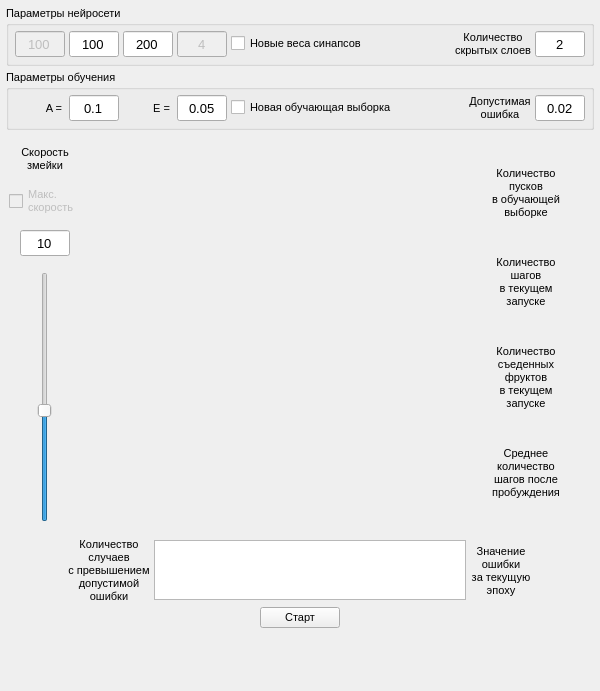
<?xml version="1.0" encoding="UTF-8"?>
<ui version="4.0">
 <class>MainWindow</class>
 <widget class="QMainWindow" name="MainWindow">
  <property name="geometry">
   <rect>
    <x>0</x>
    <y>0</y>
    <width>600</width>
    <height>691</height>
   </rect>
  </property>
  <property name="sizePolicy">
   <sizepolicy hsizetype="Minimum" vsizetype="Minimum">
    <horstretch>0</horstretch>
    <verstretch>0</verstretch>
   </sizepolicy>
  </property>
  <property name="minimumSize">
   <size>
    <width>600</width>
    <height>691</height>
   </size>
  </property>
  <property name="maximumSize">
   <size>
    <width>600</width>
    <height>691</height>
   </size>
  </property>
  <property name="font">
   <font>
    <pointsize>8</pointsize>
    <weight>50</weight>
    <bold>false</bold>
   </font>
  </property>
  <property name="windowTitle">
   <string>smartSnake</string>
  </property>
  <widget class="QWidget" name="centralwidget">
   <property name="sizePolicy">
    <sizepolicy hsizetype="Minimum" vsizetype="Minimum">
     <horstretch>0</horstretch>
     <verstretch>0</verstretch>
    </sizepolicy>
   </property>
   <property name="minimumSize">
    <size>
     <width>600</width>
     <height>650</height>
    </size>
   </property>
   <property name="maximumSize">
    <size>
     <width>600</width>
     <height>650</height>
    </size>
   </property>
   <layout class="QVBoxLayout" name="verticalLayout_4">
    <item>
     <widget class="QGroupBox" name="gBoxNN">
      <property name="enabled">
       <bool>true</bool>
      </property>
      <property name="sizePolicy">
       <sizepolicy hsizetype="Fixed" vsizetype="Fixed">
        <horstretch>0</horstretch>
        <verstretch>0</verstretch>
       </sizepolicy>
      </property>
      <property name="minimumSize">
       <size>
        <width>0</width>
        <height>55</height>
       </size>
      </property>
      <property name="maximumSize">
       <size>
        <width>1000</width>
        <height>80</height>
       </size>
      </property>
      <property name="font">
       <font>
        <pointsize>8</pointsize>
        <weight>50</weight>
        <bold>false</bold>
       </font>
      </property>
      <property name="toolTip">
       <string>Neural net parameters</string>
      </property>
      <property name="title">
       <string>Параметры нейросети</string>
      </property>
      <property name="alignment">
       <set>Qt::AlignLeading|Qt::AlignLeft|Qt::AlignTop</set>
      </property>
      <layout class="QHBoxLayout" name="horizontalLayout_3">
       <item>
        <widget class="QLineEdit" name="leNumInputNN">
         <property name="enabled">
          <bool>false</bool>
         </property>
         <property name="sizePolicy">
          <sizepolicy hsizetype="Expanding" vsizetype="Fixed">
           <horstretch>0</horstretch>
           <verstretch>0</verstretch>
          </sizepolicy>
         </property>
         <property name="minimumSize">
          <size>
           <width>50</width>
           <height>26</height>
          </size>
         </property>
         <property name="maximumSize">
          <size>
           <width>50</width>
           <height>26</height>
          </size>
         </property>
         <property name="sizeIncrement">
          <size>
           <width>0</width>
           <height>0</height>
          </size>
         </property>
         <property name="baseSize">
          <size>
           <width>0</width>
           <height>0</height>
          </size>
         </property>
         <property name="font">
          <font>
           <pointsize>10</pointsize>
           <weight>50</weight>
           <bold>false</bold>
          </font>
         </property>
         <property name="toolTip">
          <string>Count of inputs neural net (equal to the number of cells on the screen)</string>
         </property>
         <property name="text">
          <string>100</string>
         </property>
         <property name="alignment">
          <set>Qt::AlignCenter</set>
         </property>
         <property name="readOnly">
          <bool>false</bool>
         </property>
        </widget>
       </item>
       <item>
        <widget class="QLineEdit" name="leNum1HiddenNN">
         <property name="minimumSize">
          <size>
           <width>50</width>
           <height>26</height>
          </size>
         </property>
         <property name="maximumSize">
          <size>
           <width>50</width>
           <height>26</height>
          </size>
         </property>
         <property name="font">
          <font>
           <pointsize>10</pointsize>
           <weight>50</weight>
           <bold>false</bold>
          </font>
         </property>
         <property name="toolTip">
          <string>Count of neurons in the first hidden layer</string>
         </property>
         <property name="text">
          <string>100</string>
         </property>
         <property name="alignment">
          <set>Qt::AlignCenter</set>
         </property>
        </widget>
       </item>
       <item>
        <widget class="QLineEdit" name="leNum2HiddenNN">
         <property name="minimumSize">
          <size>
           <width>50</width>
           <height>26</height>
          </size>
         </property>
         <property name="maximumSize">
          <size>
           <width>50</width>
           <height>26</height>
          </size>
         </property>
         <property name="font">
          <font>
           <pointsize>10</pointsize>
           <weight>50</weight>
           <bold>false</bold>
          </font>
         </property>
         <property name="toolTip">
          <string>Count of neurons in the second hidden layer</string>
         </property>
         <property name="text">
          <string>200</string>
         </property>
         <property name="alignment">
          <set>Qt::AlignCenter</set>
         </property>
        </widget>
       </item>
       <item>
        <widget class="QLineEdit" name="leNumOutputNN">
         <property name="enabled">
          <bool>false</bool>
         </property>
         <property name="minimumSize">
          <size>
           <width>50</width>
           <height>26</height>
          </size>
         </property>
         <property name="maximumSize">
          <size>
           <width>50</width>
           <height>26</height>
          </size>
         </property>
         <property name="font">
          <font>
           <pointsize>10</pointsize>
           <weight>50</weight>
           <bold>false</bold>
          </font>
         </property>
         <property name="toolTip">
          <string>Count of outputs neural net (equal to the number of possible directions: right, left, up, down)</string>
         </property>
         <property name="text">
          <string>4</string>
         </property>
         <property name="alignment">
          <set>Qt::AlignCenter</set>
         </property>
        </widget>
       </item>
       <item>
        <widget class="QCheckBox" name="cbNewWeights">
         <property name="minimumSize">
          <size>
           <width>0</width>
           <height>15</height>
          </size>
         </property>
         <property name="maximumSize">
          <size>
           <width>16666</width>
           <height>15</height>
          </size>
         </property>
         <property name="toolTip">
          <string>Do need to assign new random weights to synapses</string>
         </property>
         <property name="text">
          <string>Новые веса синапсов</string>
         </property>
        </widget>
       </item>
       <item alignment="Qt::AlignRight">
        <widget class="QLabel" name="lblAcceptError_2">
         <property name="sizePolicy">
          <sizepolicy hsizetype="Minimum" vsizetype="Minimum">
           <horstretch>0</horstretch>
           <verstretch>0</verstretch>
          </sizepolicy>
         </property>
         <property name="minimumSize">
          <size>
           <width>0</width>
           <height>26</height>
          </size>
         </property>
         <property name="maximumSize">
          <size>
           <width>1000</width>
           <height>26</height>
          </size>
         </property>
         <property name="font">
          <font>
           <pointsize>8</pointsize>
          </font>
         </property>
         <property name="contextMenuPolicy">
          <enum>Qt::DefaultContextMenu</enum>
         </property>
         <property name="toolTip">
          <string>Acceptable error</string>
         </property>
         <property name="text">
          <string>Количество
скрытых слоев</string>
         </property>
         <property name="textFormat">
          <enum>Qt::AutoText</enum>
         </property>
         <property name="scaledContents">
          <bool>false</bool>
         </property>
         <property name="alignment">
          <set>Qt::AlignCenter</set>
         </property>
         <property name="wordWrap">
          <bool>false</bool>
         </property>
         <property name="margin">
          <number>0</number>
         </property>
         <property name="indent">
          <number>-1</number>
         </property>
         <property name="openExternalLinks">
          <bool>false</bool>
         </property>
         <property name="textInteractionFlags">
          <set>Qt::LinksAccessibleByMouse</set>
         </property>
        </widget>
       </item>
       <item>
        <widget class="QLineEdit" name="leNum2HiddenNN_2">
         <property name="minimumSize">
          <size>
           <width>50</width>
           <height>26</height>
          </size>
         </property>
         <property name="maximumSize">
          <size>
           <width>50</width>
           <height>26</height>
          </size>
         </property>
         <property name="font">
          <font>
           <pointsize>10</pointsize>
           <weight>50</weight>
           <bold>false</bold>
          </font>
         </property>
         <property name="toolTip">
          <string>The number of neurons in the third and subsequent hidden layers is equal to the number of neurons in the second hidden layer</string>
         </property>
         <property name="text">
          <string>2</string>
         </property>
         <property name="alignment">
          <set>Qt::AlignCenter</set>
         </property>
        </widget>
       </item>
      </layout>
     </widget>
    </item>
    <item>
     <widget class="QGroupBox" name="gbTrainingSet">
      <property name="minimumSize">
       <size>
        <width>0</width>
        <height>55</height>
       </size>
      </property>
      <property name="maximumSize">
       <size>
        <width>1000</width>
        <height>80</height>
       </size>
      </property>
      <property name="title">
       <string>Параметры обучения</string>
      </property>
      <layout class="QHBoxLayout" name="horizontalLayout_5">
       <item>
        <widget class="QLabel" name="lblA">
         <property name="sizePolicy">
          <sizepolicy hsizetype="Minimum" vsizetype="Minimum">
           <horstretch>0</horstretch>
           <verstretch>0</verstretch>
          </sizepolicy>
         </property>
         <property name="minimumSize">
          <size>
           <width>50</width>
           <height>26</height>
          </size>
         </property>
         <property name="maximumSize">
          <size>
           <width>50</width>
           <height>26</height>
          </size>
         </property>
         <property name="toolTip">
          <string>The learning rate of the neural network</string>
         </property>
         <property name="text">
          <string>A = </string>
         </property>
         <property name="alignment">
          <set>Qt::AlignRight|Qt::AlignTrailing|Qt::AlignVCenter</set>
         </property>
        </widget>
       </item>
       <item>
        <widget class="QLineEdit" name="leA">
         <property name="sizePolicy">
          <sizepolicy hsizetype="Preferred" vsizetype="Fixed">
           <horstretch>0</horstretch>
           <verstretch>0</verstretch>
          </sizepolicy>
         </property>
         <property name="minimumSize">
          <size>
           <width>50</width>
           <height>26</height>
          </size>
         </property>
         <property name="maximumSize">
          <size>
           <width>50</width>
           <height>26</height>
          </size>
         </property>
         <property name="font">
          <font>
           <pointsize>10</pointsize>
           <weight>50</weight>
           <bold>false</bold>
          </font>
         </property>
         <property name="toolTip">
          <string>The learning rate of the neural network</string>
         </property>
         <property name="text">
          <string>0.1</string>
         </property>
         <property name="alignment">
          <set>Qt::AlignCenter</set>
         </property>
        </widget>
       </item>
       <item>
        <widget class="QLabel" name="lblE">
         <property name="minimumSize">
          <size>
           <width>50</width>
           <height>26</height>
          </size>
         </property>
         <property name="maximumSize">
          <size>
           <width>50</width>
           <height>26</height>
          </size>
         </property>
         <property name="toolTip">
          <string>The learning moment of the neural network</string>
         </property>
         <property name="text">
          <string>E = </string>
         </property>
         <property name="alignment">
          <set>Qt::AlignRight|Qt::AlignTrailing|Qt::AlignVCenter</set>
         </property>
        </widget>
       </item>
       <item>
        <widget class="QLineEdit" name="leE">
         <property name="sizePolicy">
          <sizepolicy hsizetype="Preferred" vsizetype="Fixed">
           <horstretch>0</horstretch>
           <verstretch>0</verstretch>
          </sizepolicy>
         </property>
         <property name="minimumSize">
          <size>
           <width>50</width>
           <height>26</height>
          </size>
         </property>
         <property name="maximumSize">
          <size>
           <width>50</width>
           <height>26</height>
          </size>
         </property>
         <property name="font">
          <font>
           <pointsize>10</pointsize>
           <weight>50</weight>
           <bold>false</bold>
          </font>
         </property>
         <property name="toolTip">
          <string>The learning moment of the neural network</string>
         </property>
         <property name="text">
          <string>0.05</string>
         </property>
         <property name="alignment">
          <set>Qt::AlignCenter</set>
         </property>
        </widget>
       </item>
       <item>
        <widget class="QCheckBox" name="cbNewTrainingData">
         <property name="minimumSize">
          <size>
           <width>0</width>
           <height>15</height>
          </size>
         </property>
         <property name="maximumSize">
          <size>
           <width>16666</width>
           <height>15</height>
          </size>
         </property>
         <property name="toolTip">
          <string>&lt;html&gt;&lt;head/&gt;&lt;body&gt;&lt;p&gt;Do need to assign new training data for neural network training (the existing training set is deleted)&lt;/p&gt;&lt;/body&gt;&lt;/html&gt;</string>
         </property>
         <property name="text">
          <string>Новая обучающая выборка</string>
         </property>
        </widget>
       </item>
       <item alignment="Qt::AlignRight">
        <widget class="QLabel" name="lblAcceptError">
         <property name="sizePolicy">
          <sizepolicy hsizetype="Minimum" vsizetype="Minimum">
           <horstretch>0</horstretch>
           <verstretch>0</verstretch>
          </sizepolicy>
         </property>
         <property name="minimumSize">
          <size>
           <width>0</width>
           <height>26</height>
          </size>
         </property>
         <property name="maximumSize">
          <size>
           <width>36667</width>
           <height>26</height>
          </size>
         </property>
         <property name="contextMenuPolicy">
          <enum>Qt::DefaultContextMenu</enum>
         </property>
         <property name="toolTip">
          <string>Acceptable error</string>
         </property>
         <property name="text">
          <string>Допустимая
ошибка</string>
         </property>
         <property name="textFormat">
          <enum>Qt::AutoText</enum>
         </property>
         <property name="scaledContents">
          <bool>false</bool>
         </property>
         <property name="alignment">
          <set>Qt::AlignCenter</set>
         </property>
         <property name="wordWrap">
          <bool>false</bool>
         </property>
         <property name="margin">
          <number>0</number>
         </property>
         <property name="indent">
          <number>-1</number>
         </property>
         <property name="openExternalLinks">
          <bool>false</bool>
         </property>
         <property name="textInteractionFlags">
          <set>Qt::LinksAccessibleByMouse</set>
         </property>
        </widget>
       </item>
       <item>
        <widget class="QLineEdit" name="leAcceptError">
         <property name="sizePolicy">
          <sizepolicy hsizetype="Preferred" vsizetype="Fixed">
           <horstretch>0</horstretch>
           <verstretch>0</verstretch>
          </sizepolicy>
         </property>
         <property name="minimumSize">
          <size>
           <width>50</width>
           <height>26</height>
          </size>
         </property>
         <property name="maximumSize">
          <size>
           <width>50</width>
           <height>26</height>
          </size>
         </property>
         <property name="font">
          <font>
           <pointsize>10</pointsize>
           <weight>50</weight>
           <bold>false</bold>
          </font>
         </property>
         <property name="text">
          <string>0.02</string>
         </property>
         <property name="alignment">
          <set>Qt::AlignCenter</set>
         </property>
        </widget>
       </item>
      </layout>
     </widget>
    </item>
    <item>
     <layout class="QHBoxLayout" name="horizontalLayout_7">
      <item>
       <layout class="QVBoxLayout" name="verticalLayout_2" stretch="1,1,1,1">
        <item alignment="Qt::AlignHCenter">
         <widget class="QLabel" name="lblSnakeSpeed">
          <property name="sizePolicy">
           <sizepolicy hsizetype="Minimum" vsizetype="Minimum">
            <horstretch>0</horstretch>
            <verstretch>0</verstretch>
           </sizepolicy>
          </property>
          <property name="minimumSize">
           <size>
            <width>0</width>
            <height>26</height>
           </size>
          </property>
          <property name="maximumSize">
           <size>
            <width>36667</width>
            <height>26</height>
           </size>
          </property>
          <property name="contextMenuPolicy">
           <enum>Qt::DefaultContextMenu</enum>
          </property>
          <property name="toolTip">
           <string>Snake speed in steps per second</string>
          </property>
          <property name="text">
           <string>Скорость
змейки</string>
          </property>
          <property name="textFormat">
           <enum>Qt::AutoText</enum>
          </property>
          <property name="scaledContents">
           <bool>false</bool>
          </property>
          <property name="alignment">
           <set>Qt::AlignCenter</set>
          </property>
          <property name="wordWrap">
           <bool>false</bool>
          </property>
          <property name="margin">
           <number>0</number>
          </property>
          <property name="indent">
           <number>-1</number>
          </property>
          <property name="openExternalLinks">
           <bool>false</bool>
          </property>
          <property name="textInteractionFlags">
           <set>Qt::LinksAccessibleByMouse</set>
          </property>
         </widget>
        </item>
        <item alignment="Qt::AlignHCenter">
         <widget class="QCheckBox" name="cbSnakeSpeed">
          <property name="enabled">
           <bool>false</bool>
          </property>
          <property name="sizePolicy">
           <sizepolicy hsizetype="Minimum" vsizetype="Minimum">
            <horstretch>0</horstretch>
            <verstretch>0</verstretch>
           </sizepolicy>
          </property>
          <property name="maximumSize">
           <size>
            <width>16777215</width>
            <height>26</height>
           </size>
          </property>
          <property name="text">
           <string>Макс.
скорость</string>
          </property>
         </widget>
        </item>
        <item alignment="Qt::AlignHCenter">
         <widget class="QLineEdit" name="leSnakeSpeed">
          <property name="sizePolicy">
           <sizepolicy hsizetype="Minimum" vsizetype="Minimum">
            <horstretch>0</horstretch>
            <verstretch>0</verstretch>
           </sizepolicy>
          </property>
          <property name="minimumSize">
           <size>
            <width>50</width>
            <height>26</height>
           </size>
          </property>
          <property name="maximumSize">
           <size>
            <width>50</width>
            <height>26</height>
           </size>
          </property>
          <property name="font">
           <font>
            <pointsize>10</pointsize>
            <weight>50</weight>
            <bold>false</bold>
           </font>
          </property>
          <property name="toolTip">
           <string>Snake speed in steps per second</string>
          </property>
          <property name="text">
           <string>10</string>
          </property>
          <property name="alignment">
           <set>Qt::AlignCenter</set>
          </property>
         </widget>
        </item>
        <item alignment="Qt::AlignHCenter">
         <widget class="QSlider" name="sldSnakeSpeed">
          <property name="sizePolicy">
           <sizepolicy hsizetype="Minimum" vsizetype="Maximum">
            <horstretch>0</horstretch>
            <verstretch>0</verstretch>
           </sizepolicy>
          </property>
          <property name="minimumSize">
           <size>
            <width>0</width>
            <height>0</height>
           </size>
          </property>
          <property name="maximumSize">
           <size>
            <width>30</width>
            <height>250</height>
           </size>
          </property>
          <property name="minimum">
           <number>2</number>
          </property>
          <property name="maximum">
           <number>20</number>
          </property>
          <property name="pageStep">
           <number>1</number>
          </property>
          <property name="value">
           <number>10</number>
          </property>
          <property name="orientation">
           <enum>Qt::Vertical</enum>
          </property>
         </widget>
        </item>
       </layout>
      </item>
      <item>
       <widget class="Snake" name="snake" native="true">
        <property name="minimumSize">
         <size>
          <width>400</width>
          <height>400</height>
         </size>
        </property>
        <property name="maximumSize">
         <size>
          <width>400</width>
          <height>400</height>
         </size>
        </property>
       </widget>
      </item>
      <item>
       <layout class="QVBoxLayout" name="verticalLayout_7">
        <property name="spacing">
         <number>4</number>
        </property>
        <item>
         <layout class="QHBoxLayout" name="horizontalLayout">
          <item>
           <widget class="QLabel" name="lblCountOfSetsTitle">
            <property name="sizePolicy">
             <sizepolicy hsizetype="Preferred" vsizetype="Preferred">
              <horstretch>0</horstretch>
              <verstretch>0</verstretch>
             </sizepolicy>
            </property>
            <property name="minimumSize">
             <size>
              <width>0</width>
              <height>0</height>
             </size>
            </property>
            <property name="maximumSize">
             <size>
              <width>16777215</width>
              <height>100</height>
             </size>
            </property>
            <property name="toolTip">
             <string>Count of runs contained in the training set</string>
            </property>
            <property name="text">
             <string>Количество
пусков
в обучающей
выборке</string>
            </property>
            <property name="alignment">
             <set>Qt::AlignCenter</set>
            </property>
           </widget>
          </item>
          <item>
           <widget class="QLabel" name="lblCountOfSets">
            <property name="minimumSize">
             <size>
              <width>30</width>
              <height>15</height>
             </size>
            </property>
            <property name="maximumSize">
             <size>
              <width>30</width>
              <height>20</height>
             </size>
            </property>
            <property name="toolTip">
             <string>Count of runs contained in the training set</string>
            </property>
            <property name="text">
             <string/>
            </property>
            <property name="alignment">
             <set>Qt::AlignCenter</set>
            </property>
           </widget>
          </item>
         </layout>
        </item>
        <item>
         <layout class="QHBoxLayout" name="horizontalLayout_2">
          <item>
           <widget class="QLabel" name="lblCountOfStepsTitle">
            <property name="sizePolicy">
             <sizepolicy hsizetype="Preferred" vsizetype="Preferred">
              <horstretch>0</horstretch>
              <verstretch>0</verstretch>
             </sizepolicy>
            </property>
            <property name="minimumSize">
             <size>
              <width>0</width>
              <height>0</height>
             </size>
            </property>
            <property name="maximumSize">
             <size>
              <width>16777215</width>
              <height>100</height>
             </size>
            </property>
            <property name="toolTip">
             <string>Number of steps completed by snakes in the current run</string>
            </property>
            <property name="text">
             <string>Количество
шагов
в текущем
запуске</string>
            </property>
            <property name="alignment">
             <set>Qt::AlignCenter</set>
            </property>
           </widget>
          </item>
          <item>
           <widget class="QLabel" name="lblCountOfSteps">
            <property name="minimumSize">
             <size>
              <width>30</width>
              <height>15</height>
             </size>
            </property>
            <property name="maximumSize">
             <size>
              <width>30</width>
              <height>20</height>
             </size>
            </property>
            <property name="toolTip">
             <string>Number of steps completed by snakes in the current run</string>
            </property>
            <property name="text">
             <string/>
            </property>
            <property name="alignment">
             <set>Qt::AlignCenter</set>
            </property>
           </widget>
          </item>
         </layout>
        </item>
        <item>
         <layout class="QHBoxLayout" name="horizontalLayout_4">
          <item>
           <widget class="QLabel" name="lblCountOfEatenFruitsTitle">
            <property name="minimumSize">
             <size>
              <width>0</width>
              <height>0</height>
             </size>
            </property>
            <property name="maximumSize">
             <size>
              <width>16777215</width>
              <height>100</height>
             </size>
            </property>
            <property name="toolTip">
             <string>The number of fruits eaten in the current run</string>
            </property>
            <property name="text">
             <string>Количество
съеденных
фруктов
в текущем
запуске</string>
            </property>
            <property name="alignment">
             <set>Qt::AlignCenter</set>
            </property>
           </widget>
          </item>
          <item>
           <widget class="QLabel" name="lblCountOfEatenFruits">
            <property name="minimumSize">
             <size>
              <width>30</width>
              <height>15</height>
             </size>
            </property>
            <property name="maximumSize">
             <size>
              <width>30</width>
              <height>20</height>
             </size>
            </property>
            <property name="toolTip">
             <string>The number of fruits eaten in the current run</string>
            </property>
            <property name="text">
             <string/>
            </property>
            <property name="alignment">
             <set>Qt::AlignCenter</set>
            </property>
           </widget>
          </item>
         </layout>
        </item>
        <item>
         <layout class="QHBoxLayout" name="horizontalLayout_6">
          <item>
           <widget class="QLabel" name="lblAverageCountOfSetsTitle">
            <property name="minimumSize">
             <size>
              <width>0</width>
              <height>0</height>
             </size>
            </property>
            <property name="maximumSize">
             <size>
              <width>16777215</width>
              <height>100</height>
             </size>
            </property>
            <property name="toolTip">
             <string>The average number of steps of the snake, starting with waking up</string>
            </property>
            <property name="text">
             <string>Среднее
количество
шагов после
пробуждения</string>
            </property>
            <property name="alignment">
             <set>Qt::AlignCenter</set>
            </property>
           </widget>
          </item>
          <item>
           <widget class="QLabel" name="lblAverageCountOfSets">
            <property name="minimumSize">
             <size>
              <width>30</width>
              <height>15</height>
             </size>
            </property>
            <property name="maximumSize">
             <size>
              <width>30</width>
              <height>20</height>
             </size>
            </property>
            <property name="toolTip">
             <string>The average number of steps of the snake, starting with waking up</string>
            </property>
            <property name="text">
             <string/>
            </property>
            <property name="alignment">
             <set>Qt::AlignCenter</set>
            </property>
           </widget>
          </item>
         </layout>
        </item>
       </layout>
      </item>
     </layout>
    </item>
    <item>
     <layout class="QHBoxLayout" name="horizontalLayout_10" stretch="1,1,5,1,1">
      <item>
       <spacer name="horizontalSpacer_9">
        <property name="orientation">
         <enum>Qt::Horizontal</enum>
        </property>
        <property name="sizeHint" stdset="0">
         <size>
          <width>40</width>
          <height>20</height>
         </size>
        </property>
       </spacer>
      </item>
      <item>
       <widget class="QLabel" name="lblCountOfErrorHigherTitle">
        <property name="maximumSize">
         <size>
          <width>16777215</width>
          <height>80</height>
         </size>
        </property>
        <property name="toolTip">
         <string>Count of runs contained in the training set</string>
        </property>
        <property name="text">
         <string>Количество
случаев
с превышением
допустимой
ошибки</string>
        </property>
        <property name="alignment">
         <set>Qt::AlignCenter</set>
        </property>
       </widget>
      </item>
      <item>
       <widget class="QTextEdit" name="teErrors">
        <property name="maximumSize">
         <size>
          <width>16777215</width>
          <height>60</height>
         </size>
        </property>
        <property name="readOnly">
         <bool>true</bool>
        </property>
       </widget>
      </item>
      <item>
       <widget class="QLabel" name="lblErrorTitle">
        <property name="maximumSize">
         <size>
          <width>16777215</width>
          <height>80</height>
         </size>
        </property>
        <property name="toolTip">
         <string>Count of runs contained in the training set</string>
        </property>
        <property name="text">
         <string>Значение
ошибки
за текущую
эпоху</string>
        </property>
        <property name="alignment">
         <set>Qt::AlignCenter</set>
        </property>
       </widget>
      </item>
      <item>
       <spacer name="horizontalSpacer_13">
        <property name="orientation">
         <enum>Qt::Horizontal</enum>
        </property>
        <property name="sizeHint" stdset="0">
         <size>
          <width>40</width>
          <height>20</height>
         </size>
        </property>
       </spacer>
      </item>
     </layout>
    </item>
    <item alignment="Qt::AlignHCenter|Qt::AlignTop">
     <widget class="QPushButton" name="btnStart">
      <property name="sizePolicy">
       <sizepolicy hsizetype="Maximum" vsizetype="Maximum">
        <horstretch>0</horstretch>
        <verstretch>0</verstretch>
       </sizepolicy>
      </property>
      <property name="minimumSize">
       <size>
        <width>0</width>
        <height>0</height>
       </size>
      </property>
      <property name="maximumSize">
       <size>
        <width>150</width>
        <height>30</height>
       </size>
      </property>
      <property name="text">
       <string>Старт</string>
      </property>
     </widget>
    </item>
   </layout>
  </widget>
  <widget class="QMenuBar" name="menubar">
   <property name="enabled">
    <bool>false</bool>
   </property>
   <property name="geometry">
    <rect>
     <x>0</x>
     <y>0</y>
     <width>600</width>
     <height>21</height>
    </rect>
   </property>
  </widget>
 </widget>
 <layoutdefault spacing="4" margin="6"/>
 <customwidgets>
  <customwidget>
   <class>Snake</class>
   <extends>QWidget</extends>
   <header location="global">snake.h</header>
   <container>1</container>
  </customwidget>
 </customwidgets>
 <tabstops>
  <tabstop>leA</tabstop>
  <tabstop>leE</tabstop>
  <tabstop>leAcceptError</tabstop>
  <tabstop>teErrors</tabstop>
 </tabstops>
 <resources/>
 <connections/>
 <designerdata>
  <property name="gridDeltaX">
   <number>10</number>
  </property>
  <property name="gridDeltaY">
   <number>10</number>
  </property>
  <property name="gridSnapX">
   <bool>false</bool>
  </property>
  <property name="gridSnapY">
   <bool>false</bool>
  </property>
  <property name="gridVisible">
   <bool>true</bool>
  </property>
 </designerdata>
</ui>
